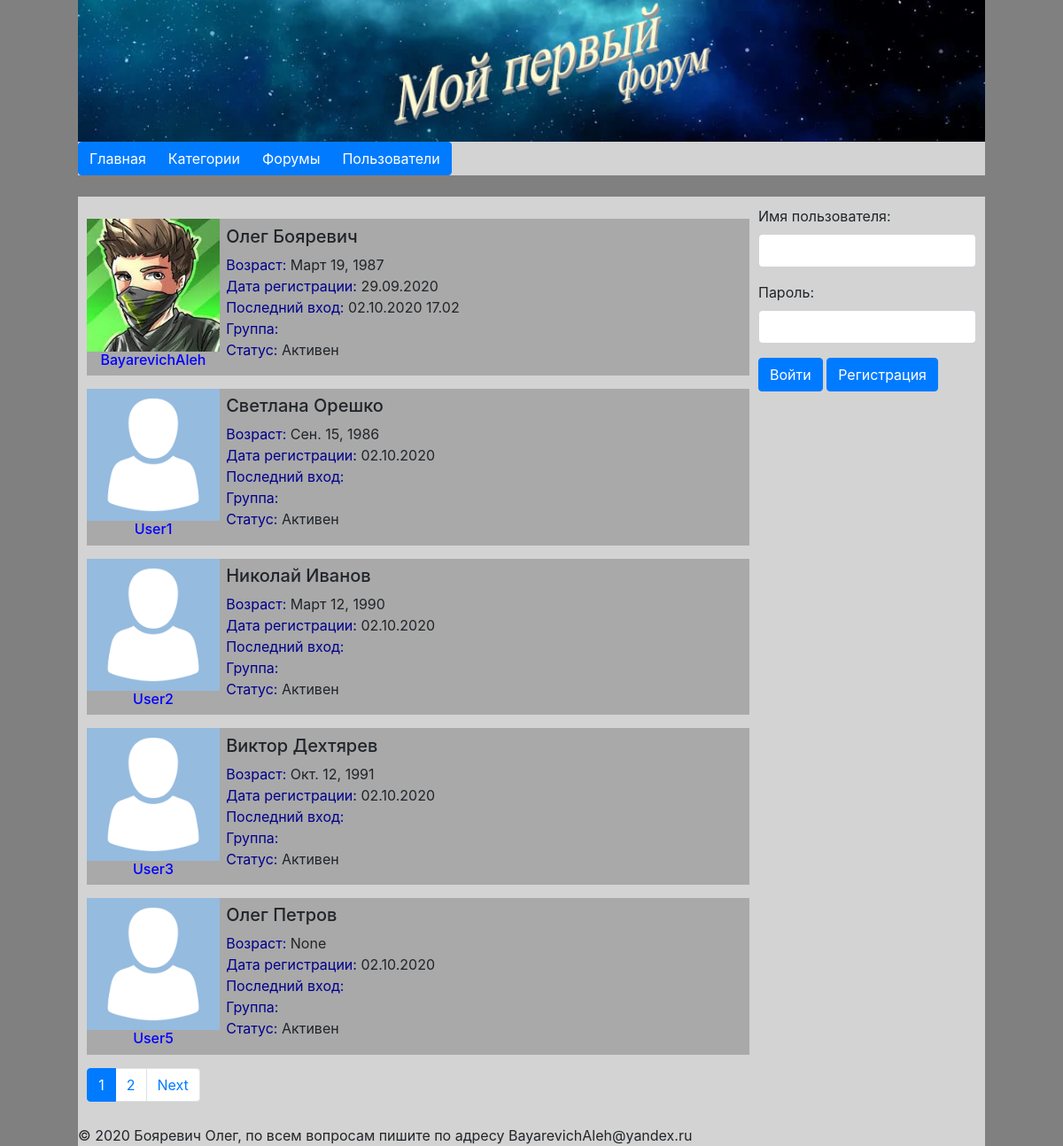
/users/, run on the app's committed database.
### Forum/models.py (models this page shows, shortened)
class Users(AbstractUser):
    status_choices = (
        ('active', 'Активен'),
        ('warn', 'Вынесено предупреждение'),
        ('block', 'Заблокирован'),
        ('delate', 'Удален'),
    )
    age = models.DateField(blank=True, null=True, verbose_name='Дата Рождения', )  # Возраст юзера
    photo = models.ImageField(blank=True, upload_to='userphotos/', verbose_name='Фото')  # Фото юзера
    status = models.CharField(max_length=150, choices=status_choices, default='active', verbose_name='Статус')
    class Meta:
        verbose_name = 'Пользователь'
        verbose_name_plural = 'Пользователи'
        ordering = ['username']

### Forum/views.py (the view)
# urls.py: path('users/', UserPage.as_view(), name='users'),
class UserPage(MyListView):
    model = Users
    title = 'Пользователи'
    context_object_name = 'users'
    template_name = 'Forum/users.html'
    allow_empty = False
    paginate_by = 5
    def get_context_data(self, *, object_list=None, **kwargs):
        context = super(UserPage, self).get_context_data(**kwargs)
        context['title'] = 'Пользователи'
        self.pages = context['page_obj']
        context['pages'] = self.get_pages()
        return context

### Forum/utils.py (called while the page is built)
    def get_pages(self):
        if self.pages.paginator.num_pages < 10:
            return (range(1, self.pages.paginator.num_pages + 1))
        elif self.pages.number > self.pages.paginator.num_pages - 5:
            return (range(self.pages.paginator.num_pages - 8, self.pages.paginator.num_pages + 1))
        else:
            return (range(self.pages.number - 4, self.pages.number + 4))

    def get_context_data(self, *, object_list=None, **kwargs):
        context = super(__class__, self).get_context_data(**kwargs)
        userform = UserLoginForm
        context['userform'] = userform
        context['title'] = self.title
        return context

### Forum/templates/Forum/users.html
{% extends 'base.html' %}
{% block content %}
    {% for item in users %}
        <div class="row" style="margin: 15px auto; background-color: darkgrey">
            <div class="col-1-4" align="center" style="width: 20%">
                {% if item.photo %}
                    <img src="../static{{ item.photo.url }}" alt="Photo" width="100%">
                {% else %}
                    <img src="../static/media/userphotos/nophoto.png" alt="Photo" width="100%">
                {% endif %}
                <h6><a href="#" style="color: blue">{{ item.username }}</a></h6>
            </div>
            <div class="col-3-4">
                <h5>{{ item.first_name }} {{ item.last_name }}</h5>
                <font color="#00008b">Возраст: </font>{{ item.age }}<br>
                <font color="#00008b">Дата регистрации: </font>{{ item.date_joined|date:"d.m.Y" }}<br>
                <font color="#00008b">Последний вход: </font>{{ item.last_login|date:"d.m.Y H.i" }}<br>
                <font color="#00008b">Группа: {{ item. }}</font><br>
                <font color="#00008b">Статус: </font>
                {% if item.status == "active" %}
                    Активен
                {% elif item.status == "warn" %}
                    Вынесено предупреждени
                {% elif item.status == "block" %}
                    Заблокирован
                {% elif item.status == "delate" %}
                    Удален
                {% endif %}
            </div>
        </div>
    {% endfor %}
{% endblock %}
{% block user %}
    {{ block.super }}
{% endblock %}

### Forum/static/css/style.css (style rules this page uses)
.container:after, .row:after { content: ""; display: table; clear: both; }
.col-3-4 { width: 73%; float: left; margin: 1%; }
.col-1-4 { width: 25%; float: left; }
.row { margin: 0px auto; padding: 0 0px; }
body { background-color: gray; }

### data on the page
Users: photo (picture), username "BayarevichAleh", first_name "Олег", last_name "Бояревич", age "Март 19, 1987", date_joined "29.09.2020", last_login "02.10.2020 17.02", status "Активен"
Users: username "User1", first_name "Светлана", last_name "Орешко", age "Сен. 15, 1986", date_joined "02.10.2020", status "Активен"
Users: username "User2", first_name "Николай", last_name "Иванов", age "Март 12, 1990", date_joined "02.10.2020", status "Активен"
Users: username "User3", first_name "Виктор", last_name "Дехтярев", age "Окт. 12, 1991", date_joined "02.10.2020", status "Активен"
Users: username "User5", first_name "Олег", last_name "Петров", age "None", date_joined "02.10.2020", status "Активен"

### other printed values
{{ p }} "1"
{{ p }} "2"
